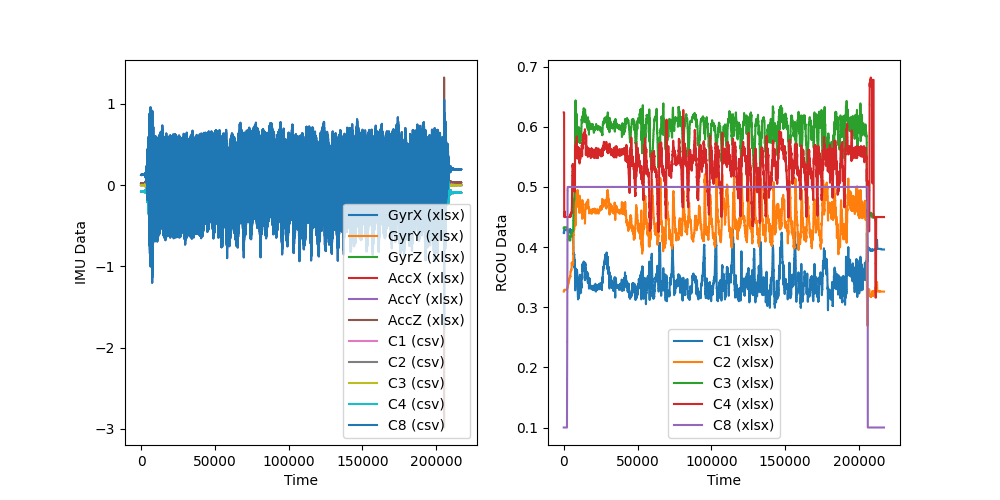

Write the Python code that produced this figure.
import matplotlib.pyplot as plt
from Q3_DataLoader import get_data
from Q3_DataLoader import csv_get_data

def plot_comparison(xlsx_file, csv_file):

    # Load data from xlsx file
    xlsx_IMU, xlsx_RCOU = get_data(xlsx_file)

    # Load data from csv file
    csv_inputs, csv_outputs = csv_get_data(csv_file)

    # Plot IMU data
    plt.figure(figsize=(10, 5))
    plt.subplot(1, 2, 1)
    plt.plot(xlsx_IMU[:, 0], label='GyrX (xlsx)')
    plt.plot(xlsx_IMU[:, 1], label='GyrY (xlsx)')
    plt.plot(xlsx_IMU[:, 2], label='GyrZ (xlsx)')
    plt.plot(xlsx_IMU[:, 3], label='AccX (xlsx)')
    plt.plot(xlsx_IMU[:, 4], label='AccY (xlsx)')
    plt.plot(xlsx_IMU[:, 5], label='AccZ (xlsx)')
    plt.plot(csv_inputs[:, 0], label='C1 (csv)')
    plt.plot(csv_inputs[:, 1], label='C2 (csv)')
    plt.plot(csv_inputs[:, 2], label='C3 (csv)')
    plt.plot(csv_inputs[:, 3], label='C4 (csv)')
    plt.plot(csv_inputs[:, 4], label='C8 (csv)')
    plt.xlabel('Time')
    plt.ylabel('IMU Data')
    plt.legend()

    # Plot RCOU data
    plt.subplot(1, 2, 2)
    plt.plot(xlsx_RCOU[:, 0], label='C1 (xlsx)')
    plt.plot(xlsx_RCOU[:, 1], label='C2 (xlsx)')
    plt.plot(xlsx_RCOU[:, 2], label='C3 (xlsx)')
    plt.plot(xlsx_RCOU[:, 3], label='C4 (xlsx)')
    plt.plot(xlsx_RCOU[:, 4], label='C8 (xlsx)')

    plt.xlabel('Time')
    plt.ylabel('RCOU Data')
    plt.legend()

    plt.show()

# Call the function with the file paths
xlsx_file = '/home/coder/workspace/Data/Becky_Data/Low_Wind/005_AA.xlsx'
csv_file = '/home/coder/workspace/Data/Becky_Data/Norm400Hz_005_AA.csv'
plot_comparison(xlsx_file, csv_file)

plt.savefig("/home/coder/workspace/Goin/Fennec2023/Q3_Code/TestPlot.png")
plt.show()
